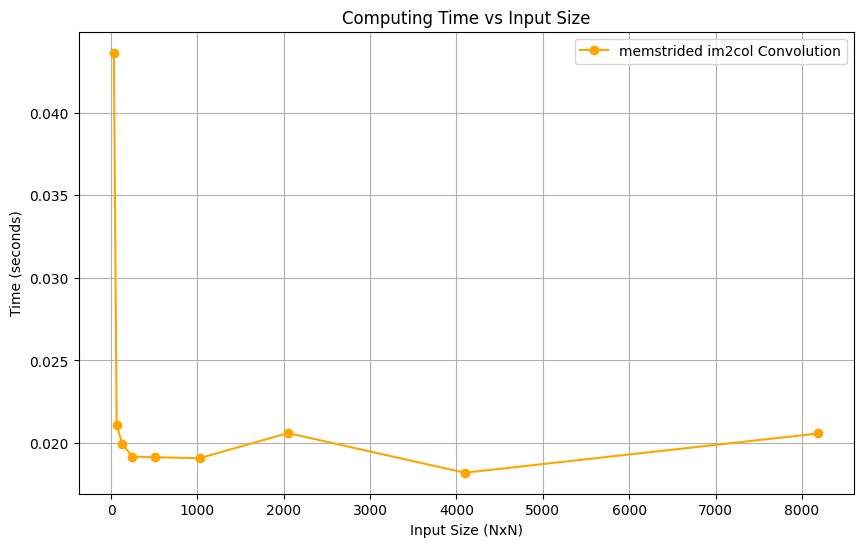
#> input picture Pasted image 20241014220904.png, 863 x 547 px
$ python convolve.py --image_file 'Pasted image 20241014220904.png'
#> lines starting #> are read from the running program, lines starting #| are printed output that depends on the picture
### convolution.py

import numpy as np
from typing import Tuple
import matplotlib.pyplot as plt

# [110 lines left out: functions convolution_1D, convolution_2D, im2col, matrix_convolution_2d, not called in this run]

def im2col_strideTrick_2D(input: np.ndarray, kernel_shape: tuple) -> Tuple[Tuple[int, int], np.ndarray]:
    """
    Use stride tricks to implement im2col without data duplication.

    Args:
        input (np.array): Input image array.
        kernel_shape (tuple): Kernel shape (height, width).

    Returns:
        Tuple[Tuple[int, int], np.ndarray]: Output dimensions and rearranged matrix.
    """
    input_strides = input.strides
    new = np.array(input.shape) - np.array(kernel_shape) + 1
    output_shape = tuple(new) + kernel_shape
    result =  np.lib.stride_tricks.as_strided(input, shape=output_shape ,strides=(input_strides[0] ,input_strides[1], input_strides[0], input_strides[1]))
    result = result.transpose(2, 3, 0, 1)
    return tuple(new), result.reshape(kernel_shape[0] * kernel_shape[1], -1).T


def memstrided_matrix_convolution_2d(input: np.array, kernel:np.array) -> np.array:
    """
    Perform 2D convolution using matrix multiplication with im2col implemented via stride tricks.

    Args:
        input (np.array): Input image.
        kernel (np.array): Convolutional kernel.

    Returns:
        np.array: Output after convolution.
    """
    dim, res = im2col_strideTrick_2D(input, kernel.shape)
    kernel_flatten = np.flip(kernel).reshape(-1)
    return np.reshape(res @ kernel_flatten, dim)

### convolve.py
import numpy as np
import matplotlib.pyplot as plt
import convolution
from typing import List
import argparse
from PIL import Image


def show_images(images: List[np.ndarray], **kwargs) -> None:
    n: int = len(images)
    f = plt.figure()
    for i in range(n):
        f.add_subplot(1, n, i + 1)
        plt.imshow(images[i], **kwargs)
    plt.show(block=True)

def get_image_greyscale(image: str) -> np.array:
    """
    grayscale = 0.2989 R + 0.5870 G + 0.1140 B
    """
#> called with image = 'Pasted image 20241014220904.png'
    img = Image.open(image).convert('L')
    return np.array(img, dtype='float')

def convolve_visual(image:np.array, kernel:List[np.array]) -> None:
    processed = [convolution.memstrided_matrix_convolution_2d(image, i) for i in kernel]
#> processed = 2 items
    final = np.sqrt(np.sum(np.power(processed, 2), axis=(0,))) if len(processed) > 1 else processed[0]
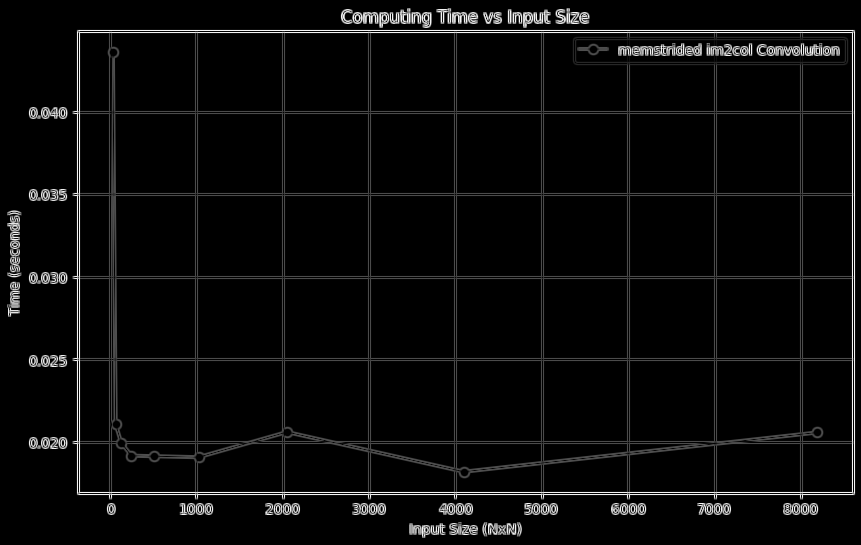
#> final: shape (545, 861) float64; min 0, max 796.8, mean 30.4; drawn with min black and max white
    show_images([image, final], cmap='gray')
#> in show_images, `n: int = len(images)`: n = 2
#> in show_images, `plt.show(block=True)`:
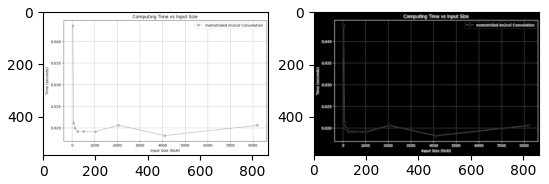
#> figure drawn by matplotlib, 2 panels


if __name__ == "__main__":
    parser = argparse.ArgumentParser(description='Apply a filter through convolution to a given image.')
    parser.add_argument('--image_file', type=str, default='tayheau.jpeg', help='Input image file path')
    parser.add_argument('--filter', type=str, default='edges_extract', help='"edges_extract" to extract edges of the picture, "gaussian" to apply a gaussian blur, "invert" to invert colors')
    args = parser.parse_args()

    img = get_image_greyscale(args.image_file)
    #Prewitt operators
    v_edges =  np.array([[-1, 0, 1],
                        [-1, 0, 1],
                        [-1, 0, 1]])

    h_edges = np.array([[-1, -1, -1],
                        [0, 0, 0],
                        [1, 1, 1]])

    blurring_kernel = 1/256 * np.array([[1, 4, 6, 4, 1],
                                   [4, 16, 24, 16, 4],
                                   [6, 24, 36, 24, 6],
                                   [4, 16, 24, 16, 4],
                                   [1, 4, 6, 4, 1]])

    invert = np.array([[0, 0, -1],
                     [0, 1, 0],
                     [-1, 0, 0]])

    if args.filter == 'edges_extract':
        filtered_img = convolve_visual(img, [v_edges, h_edges])
    elif args.filter == 'invert':
        filtered_img = convolve_visual(img, [invert])
    elif args.filter == 'gaussian':
        filtered_img = convolve_visual(img, [blurring_kernel])

$ run again, on Untitled-2023-09-21-1029.png
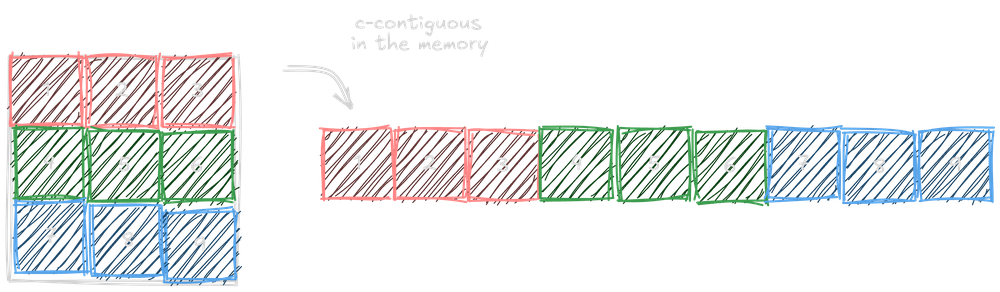
#> input picture Untitled-2023-09-21-1029.png, 1000 x 292 px, shrunk from 2902 x 848 before the run
#> processed = 2 items
#> in convolve_visual, `final = np.sqrt(np.sum(np.power(processed, 2), axis=(0,))) if len(proc..`:
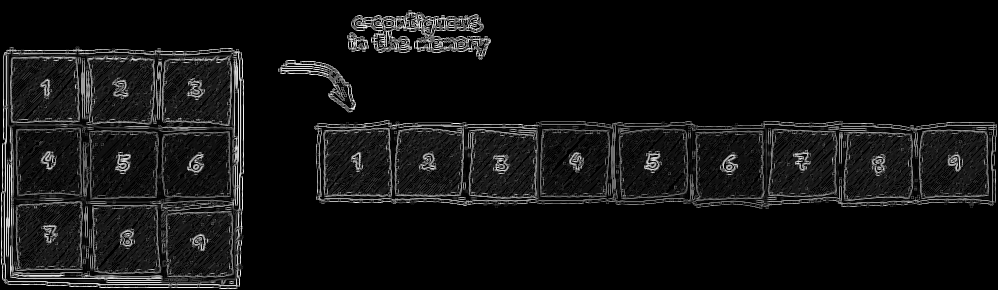
#> final: shape (290, 998) float64; min 0, max 806.4, mean 57.8; drawn with min black and max white
#> n = 2
#> in show_images, `plt.show(block=True)`:
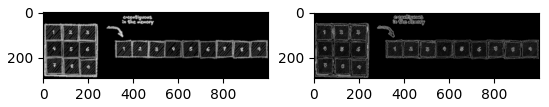
#> figure drawn by matplotlib, 2 panels

$ run again, on data_redudancy.png
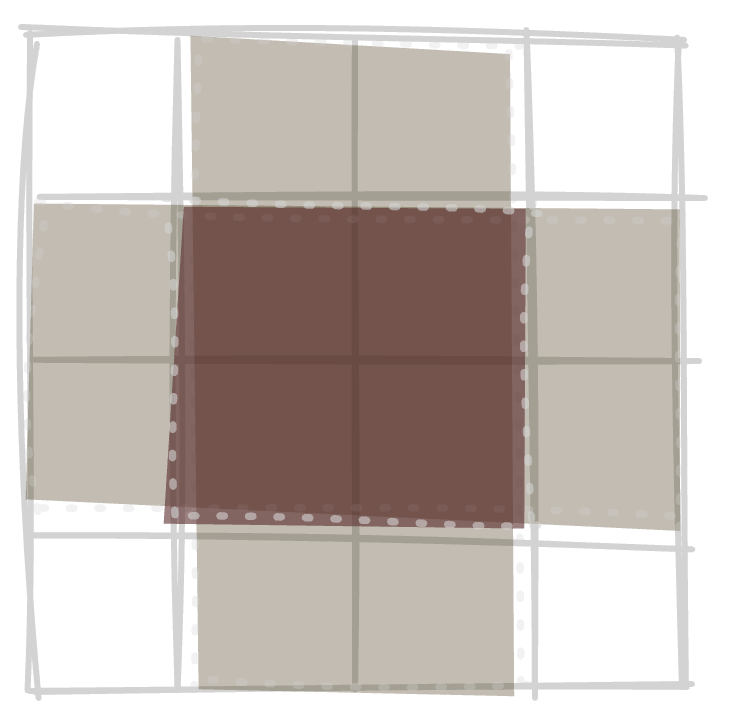
#> input picture data_redudancy.png, 734 x 727 px
#> processed = 2 items
#> in convolve_visual, `final = np.sqrt(np.sum(np.power(processed, 2), axis=(0,))) if len(proc..`:
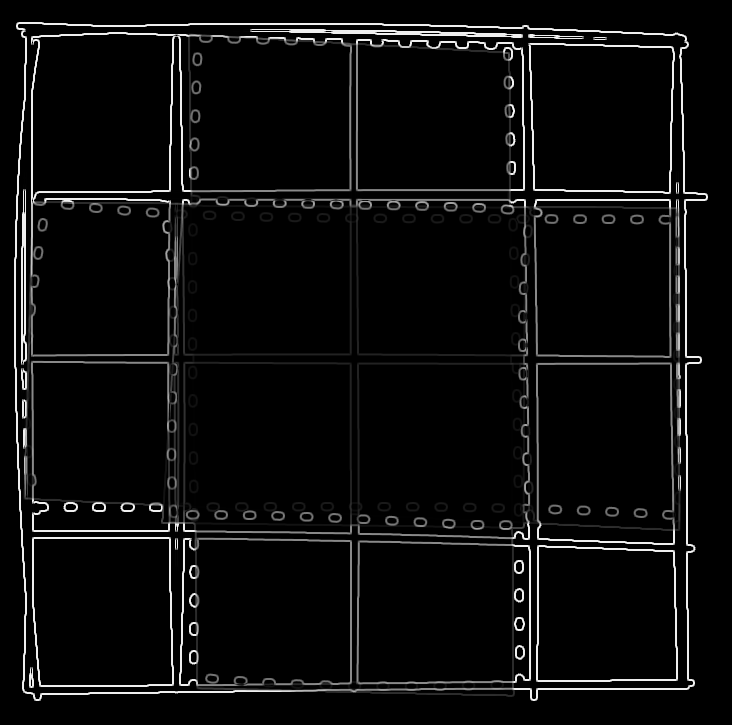
#> final: shape (725, 732) float64; min 0, max 673.2, mean 31.2; drawn with min black and max white
#> n = 2
#> in show_images, `plt.show(block=True)`:
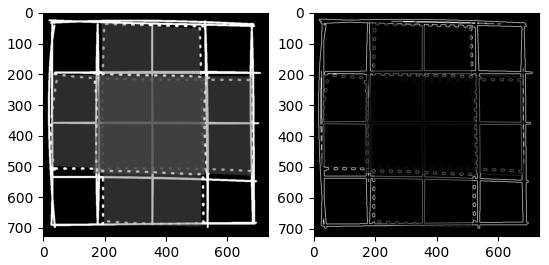
#> figure drawn by matplotlib, 2 panels
